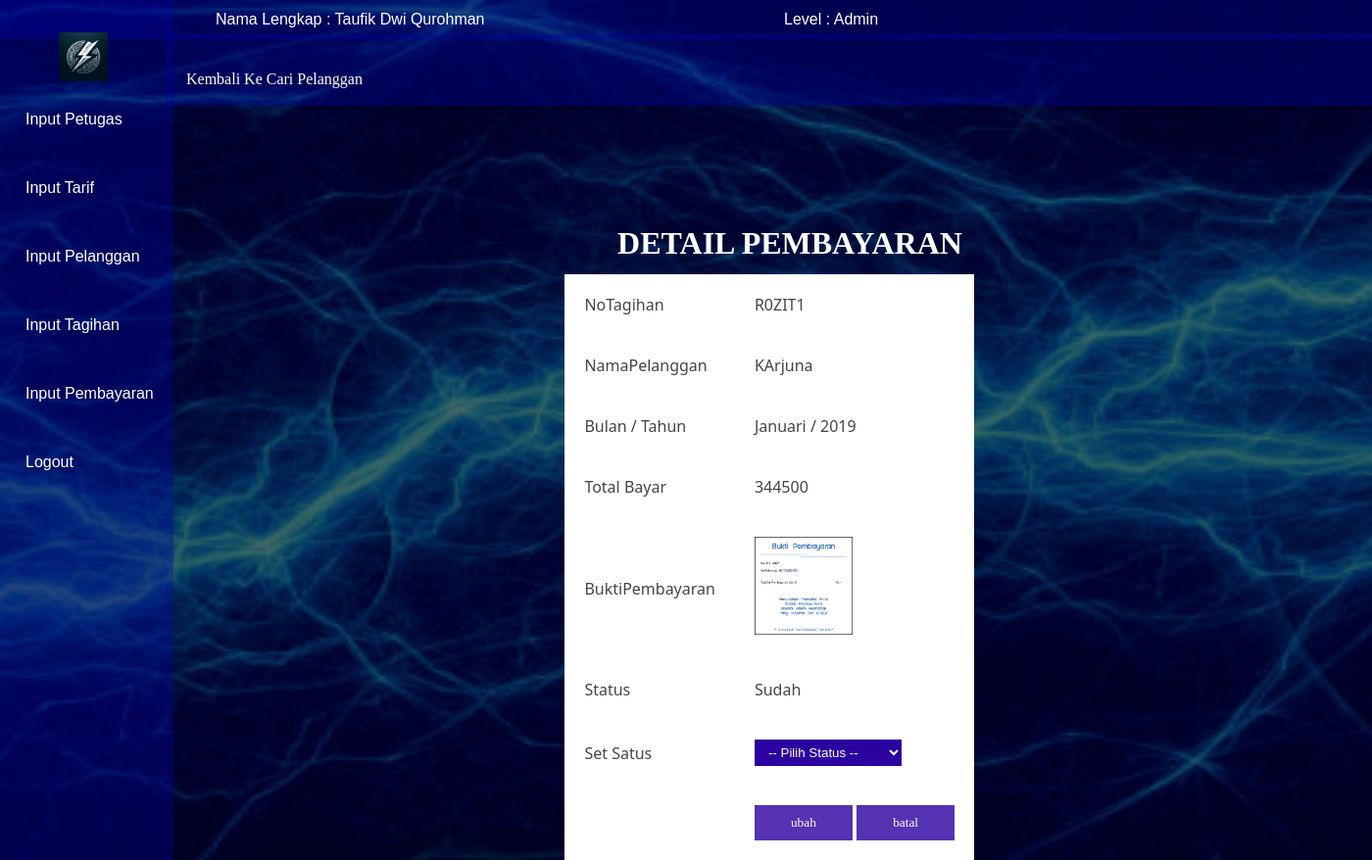
The page /tagihan/detail-tagihan.php?kode=36 (signed in) on the database its author committed.
### tables this page shows
CREATE TABLE `tbtagihan` (
  `KodeTagihan` int(11) NOT NULL,
  `NoTagihan` varchar(10) NOT NULL,
  `NoPelanggan` varchar(10) NOT NULL,
  `TahunTagih` int(11) NOT NULL,
  `BulanTagih` varchar(10) NOT NULL,
  `JumlahPemakaian` int(11) NOT NULL,
  `TotalBayar` double(10,0) NOT NULL,
  `Status` varchar(10) NOT NULL
);

CREATE TABLE `tbpelanggan` (
  `KodePelanggan` int(11) NOT NULL,
  `NoPelanggan` varchar(10) NOT NULL,
  `NoMeter` varchar(18) NOT NULL,
  `KodeTarif` int(11) NOT NULL,
  `NamaLengkap` varchar(80) NOT NULL,
  `Telp` varchar(10) NOT NULL,
  `Alamat` varchar(100) NOT NULL
);

CREATE TABLE `tbpembayaran` (
  `KodePembayaran` int(11) NOT NULL,
  `KodeTagihan` int(11) NOT NULL,
  `TglBayar` date NOT NULL,
  `JumlahTagihan` double(10,0) NOT NULL,
  `BuktiPembayaran` varchar(100) NOT NULL,
  `Status` varchar(10) NOT NULL
);

### koneksi.php (called while the page is built, shortened)
<?php
$konek = mysqli_connect('localhost','root','','listrik_taufik');
function query($sql){
    global $konek;
    $query = mysqli_query($konek,$sql);
    return $query;
}
function jadiArray($query){
    $hasil = mysqli_fetch_array($query);
    return $hasil;
}
function hitungBaris($query){
    $cek = mysqli_num_rows($query);
    return $cek;
}
?>

### tagihan/detail-tagihan.php (the view, shortened to what this page needs)
<?php
include '../koneksi.php';
$KodeTagihan = $_GET['kode'];
$query = query("select * from tbtagihan join tbpelanggan using(NoPelanggan) where KodeTagihan='$KodeTagihan'");
$hasil = jadiArray($query);
if(isset($_SESSION['Admin']) || isset($_SESSION['Petugas']))
{
?>
<!DOCTYPE html>
<html lang="en">
<head>
    <link rel="stylesheet" href="../style.css">
</head>
<body>
    <?php include '../navbar.php'; ?>
    <div class="container">
        <center>
            <h1>Detail Pembayaran</h1>
        </center>
        <form action="set-pembayaran.php" method="post">
            <table class='tengahsesuai' align="center">
                <tr>
                    <td>NoTagihan</td>
                    <td>
                        <?=$hasil['NoTagihan']?>
                    </td>
                </tr>
                <tr>
                    <td>NamaPelanggan</td>
                    <td>
                        <?=$hasil['NamaLengkap']?>
                    </td>
                </tr>
                <tr>
                    <td>Bulan / Tahun</td>
                    <td>
                        <?=$hasil['BulanTagih']?>
                        /
                        <?=$hasil['TahunTagih']?>
                    </td>
                </tr>
                <tr>
                    <td>Total Bayar</td>
                    <td>
                        <?=$hasil['TotalBayar']?>
                    </td>
                </tr>
                <tr>
                    <td>BuktiPembayaran</td>
                    <?php
                    $query2 = query("select * from tbpembayaran join tbtagihan using(KodeTagihan) where      KodeTagihan='$KodeTagihan'");
                    $cek = hitungBaris($query2);
                    if($cek > 0)
                    {
                    $hasil2 = jadiArray($query2);
                    ?>
                    <td>
                        <img width="100px" src="<?=$hasil2['BuktiPembayaran']?>" alt="">
                    </td>
                <?php
                    }
                    else
                    {
                    ?>
                    <td>
                        -
                    </td>
                <?php
                    }
                ?>
                </tr>
                <tr>
                    <td>Status</td>
                    <td>
                        <?=$hasil['Status']?>
                    </td>
                </tr>
                <tr>
                    <td>Set Satus</td>
                    <td>
                        <select name="Status" required>
                            <option value="" selected>-- Pilih Status --</option>
                        </select>
                    </td>
                </tr>
                <tr>
                    <td></td>
                    <td>
                        <input type="submit" value="ubah">
                        <input type="reset" value="batal">
                    </td>
                </tr>
            </table>
        </form>
    </div>
    <div class="navbawah">
        <br>
        <a href="index.php">Kembali Ke Cari Pelanggan</a>
    </div>
</body>
</html>
<?php
    }
else
{
    echo"<script>
    alert('Anda Tidak Boleh Masuk');
    location.href='../home.php';
    </script>";
}
?>

### style.css (style rules this page uses)
* { margin: 0; padding: 0; }
body { background: linear-gradient(rgba(0, 0, 0, 0.6), rgba(0, 0, 0, 0.6)), url('img/bg2.jpg'); background-position: center; background-repeat: no-repeat; overflow-x: hidden; background-size: 1900px 1200px; background-attachment: fixed; }
input[type="submit"] { border: none; background: none; outline: none; padding: 10px 0px; background: #2b01a0;; width: 100px; color: #fff; font-family: 'Segoue UI'; opacity: 0.8; transition: .5s; }
input[type="reset"] { font-family: 'Segoue UI'; border: none; background: none; outline: none; padding: 10px 0px; background: #2b01a0;; width: 100px; color: #fff; opacity: 0.8; transition: .5s; }
.container { position: absolute; top: 230px; right: 20px; width: 82%; z-index: -9; }
.container h1 { color: rgb(255, 255, 255); font-family: 'Franklin Gothic'; position: relative; text-transform: uppercase; }
.container table { border: none; padding: 20px; }
.container table tr { width: 80%; background: #fff; border: none; }
.container table tr td { background: #fff; border: none; padding: 20px; font-family: Segoe UI; color: #444; }
.tengahsesuai { position: absolute; top: 50px; left: 30%; border-collapse: collapse; }
select { border: none; outline: none; width: 150px; padding: 5px 10px; background: #2b01a0; color: #fff; }
option { font-family: arial; }
.navbawah { position: absolute; top: 4%; left: 170px; width: 100%; background: #0104ad56; padding: 10px; z-index: -999; }
.navbawah a { width: 100px; color: #fff; line-height: 35px; padding: 10px; text-decoration: none; transition: .5s; }

### rows shown on the page
tbtagihan: NoTagihan "R0ZIT1", tbpelanggan.NamaLengkap "KArjuna", BulanTagih "Januari", TahunTagih "2019", TotalBayar "344500", Status "Sudah"
tbpembayaran: BuktiPembayaran (picture)

### other values the page prints
$_SESSION['NamaLengkap'] "Taufik Dwi Qurohman"
